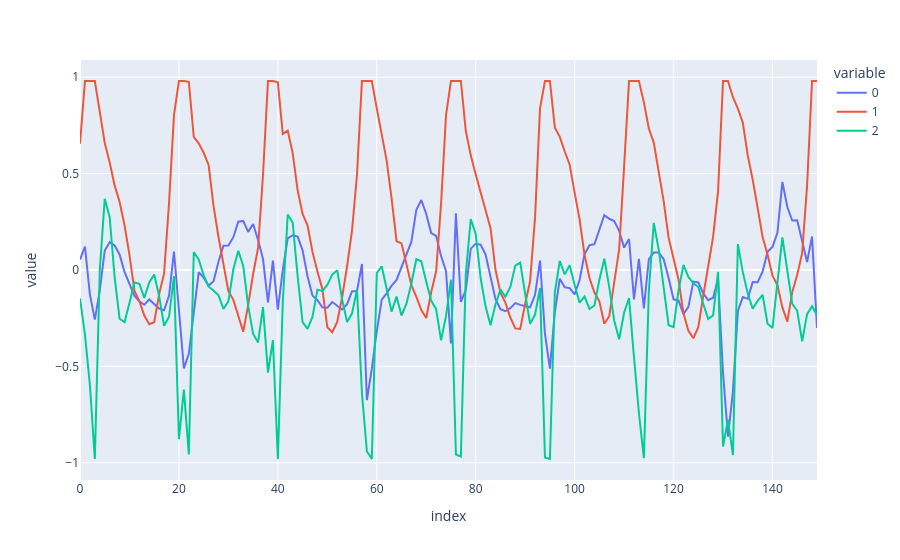

Notebook cell for this chart:
### Code cell
dataset = RealWorldDataset(Xdata, ydata)
batch_size = 8
trainLoader = DataLoader(dataset, batch_size=batch_size, shuffle=True)
X_batch, y_batch = next(iter(trainLoader))
print(X_batch.shape, y_batch.shape)
aux = X_batch.cpu().detach().numpy()
px.line(aux[4,:,:])

### Figure 1 — Plotly figure (JSON) as saved in the notebook; plotly's stock layout.template omitted (floating-point values rounded to 4 significant figures; data arrays with more than 128 entries replaced by an {"elided": "..."} marker saying what was removed)
{"data": [{"hovertemplate": "variable=0<br>index=%{x}<br>value=%{y}<extra></extra>", "legendgroup": "0", "line": {"color": "#636efa", "dash": "solid"}, "marker": {"symbol": "circle"}, "mode": "lines", "name": "0", "orientation": "v", "showlegend": true, "type": "scatter", "x": {"elided": "150 int values"}, "xaxis": "x", "y": {"elided": "150 float values"}, "yaxis": "y"}, {"hovertemplate": "variable=1<br>index=%{x}<br>value=%{y}<extra></extra>", "legendgroup": "1", "line": {"color": "#EF553B", "dash": "solid"}, "marker": {"symbol": "circle"}, "mode": "lines", "name": "1", "orientation": "v", "showlegend": true, "type": "scatter", "x": {"elided": "150 int values"}, "xaxis": "x", "y": {"elided": "150 float values"}, "yaxis": "y"}, {"hovertemplate": "variable=2<br>index=%{x}<br>value=%{y}<extra></extra>", "legendgroup": "2", "line": {"color": "#00cc96", "dash": "solid"}, "marker": {"symbol": "circle"}, "mode": "lines", "name": "2", "orientation": "v", "showlegend": true, "type": "scatter", "x": {"elided": "150 int values"}, "xaxis": "x", "y": {"elided": "150 float values"}, "yaxis": "y"}], "layout": {"legend": {"title": {"text": "variable"}, "tracegroupgap": 0}, "margin": {"t": 60}, "xaxis": {"anchor": "y", "domain": [0, 1], "title": {"text": "index"}}, "yaxis": {"anchor": "x", "domain": [0, 1], "title": {"text": "value"}}}}
